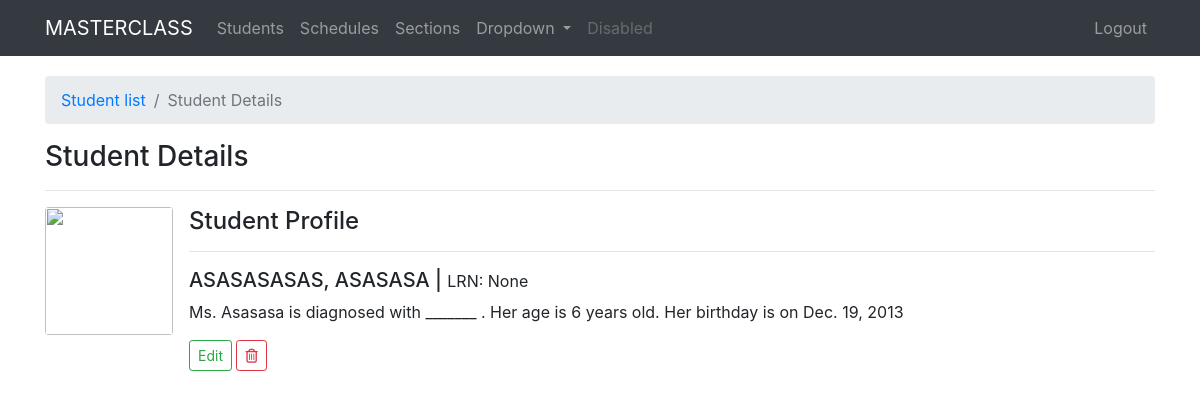
Screenshot of /5/details/ (signed in) with the database file from the repository.
### students/models.py (models this page shows, shortened)
class StudentName(models.Model):
    user = models.ForeignKey(User, on_delete=models.CASCADE, default=1)
    lrn = models.CharField(max_length=12, unique=True, blank=True, null=True)
    first_name = models.CharField(max_length=120)
    last_name = models.CharField(max_length=120)
    middle_name = models.CharField(max_length=120, blank=True)
    extension_name = models.CharField(max_length=10, blank=True)
    GENDER = [
    ('M', 'MALE'),
    ('F', 'FEMALE'),
    ]
    gender = models.CharField(max_length=6, choices=GENDER, blank=True, null=True)
    birth_date = models.DateField()
    school_status = models.ForeignKey(SchoolStatus, on_delete=models.CASCADE, verbose_name='schooling status', blank=True, null=True)
    schedule = models.ForeignKey(Schedule, on_delete=models.CASCADE, blank=True, null=True)
    advice = models.BooleanField(default=False)
    remarks = models.TextField(blank=True, null=True)
    image = models.ImageField(upload_to=user_directory_path, blank=True, null=True)
    timestamp = models.DateTimeField(auto_now_add=True)
    updated = models.DateTimeField(auto_now=True)
    class Meta:
        ordering = ['-timestamp',]
    def calculate_age(self):
        today = date.today()
        born = self.birth_date
        age = today.year - born.year - ((today.month, today.day) < (born.month, born.day))
        return age
    def full_name(self):
        if self.middle_name == False:
            fullname = "%s, %s %s"%(self.last_name, self.first_name, self.extension_name)
        elif self.extension_name == False:
            fullname = "%s, %s %s"%(self.last_name, self.first_name, self.middle_name)
        elif self.middle_name == False and self.extension_name == False:
            fullname = "%s, %s"%(self.last_name, self.first_name)
        else:
            fullname = "%s, %s %s %s"%(self.last_name, self.first_name, self.middle_name, self.extension_name)
        return fullname

### students/views.py (the view)
# urls.py: path('<int:pk>/details/', views.student_detail, name='detail'),
@login_required()
def student_detail(request, pk):
	student_instance = get_object_or_404(StudentName, pk=pk)
	context = {
		"title": "student details",
		"instance": student_instance,
	}
	return render(request, "students/student_detail.html", context)

### templates/students/student_detail.html
{% extends "base.html" %}
{% load static %}
{% block content %}
<nav aria-label="breadcrumb">
    <ol class="breadcrumb">
        <li class="breadcrumb-item"><a href="{%url 'student:list'%}">Student list</a></li>
        <li class="breadcrumb-item active" aria-current="page">{{title|title}}</li>
    </ol>
</nav>
<h3>{{title|title}}</h3>
<hr>
<div class="row">
    <div class="col-sm-12">
        <div class="media">
            {% if instance.image %}
            <img src="{{ instance.image.url }}" class="align-self-start mr-3 rounded" alt="{% static 'instance.image.url' %}" style="width: 128px; height: 128px; object-fit: cover;">
            {%else%}
            <img src="" class="align-self-start mr-3 rounded" alt="" style="width: 128px; height: 128px;">
            {% endif %}
            <div class="media-body">
                <h4>Student Profile</h4>
                <hr>
                <h5 class="mt-0">{{instance.full_name|upper}} | <small>LRN: {{instance.lrn}}</small></h5>
                <p>{% if instance.gender == "M" %}Mr. {% else %}Ms. {% endif %}{{instance.first_name|title}} is diagnosed with _______ .
                    {% if instance.gender == "M" %}His {% else %}Her {% endif %} age is {{ instance.calculate_age }} years old.
                    {% if instance.gender == "M" %}His {% else %}Her {% endif %} birthday is on {{instance.birth_date}}
                </p>
                <a href="{% if not instance.schedule.section %}{%url 'student:schedule' pk=instance.id%}{%else%}{%url 'student:edit' pk=instance.id%}{%endif%}" class="btn btn-outline-success btn-sm">
                    Edit
                </a>
                <a href="{%url 'student:delete' pk=instance.id%}" class="btn btn-outline-danger btn-sm">
                    <i class="far fa-trash-alt"></i>
                </a>
            </div>
        </div>
    </div>
</div>
{% endblock %}

### rows the page displays
StudentName: full_name "ASASASASAS, ASASASA", lrn "None", first_name "Asasasa", calculate_age "6", birth_date "Dec. 19, 2013"

### other values shown
{{ title|title }} "Student Details"
